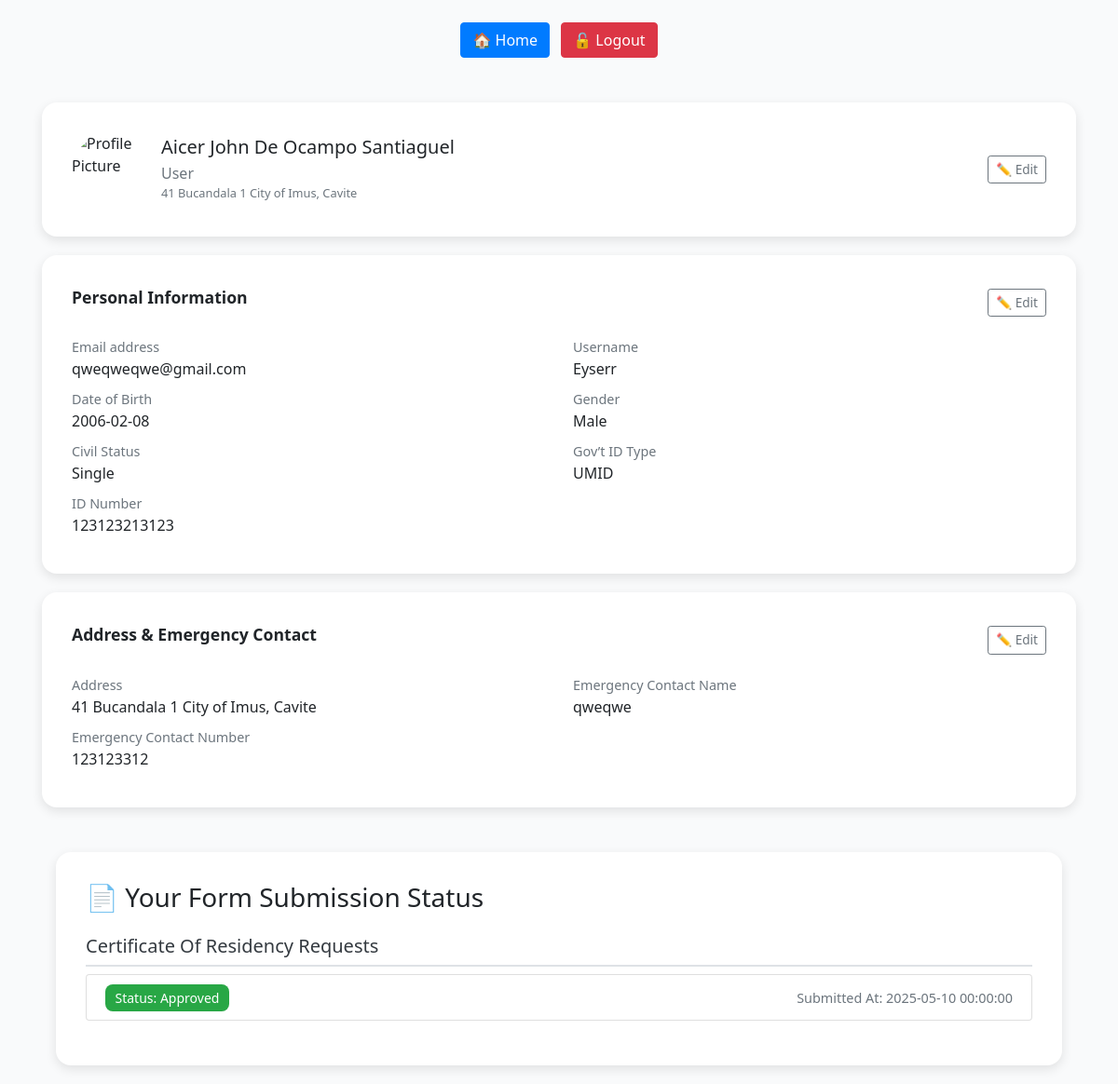
The app's page /chatbot-main/profile.php (signed in) with its own data.
### tables this page shows
CREATE TABLE `users` (
  `id` int(11) NOT NULL,
  `first_name` varchar(100) NOT NULL,
  `middle_name` varchar(100) DEFAULT NULL,
  `last_name` varchar(100) NOT NULL,
  `address` varchar(255) NOT NULL,
  `email` varchar(150) NOT NULL,
  `username` varchar(100) NOT NULL,
  `password` varchar(255) NOT NULL,
  `dob` date NOT NULL,
  `gender` enum('Male','Female') NOT NULL,
  `civil_status` enum('Single','Married','Widowed') NOT NULL,
  `government_id` varchar(100) NOT NULL,
  `id_number` varchar(100) NOT NULL,
  `emergency_contact_name` varchar(150) NOT NULL,
  `emergency_contact_number` varchar(50) NOT NULL,
  `profile_pic` varchar(255) DEFAULT NULL,
  `dependents` text DEFAULT NULL,
  `status` enum('pending','approved','rejected') NOT NULL DEFAULT 'pending',
  `created_at` timestamp NOT NULL DEFAULT current_timestamp(),
  `updated_at` timestamp NOT NULL DEFAULT current_timestamp() ON UPDATE current_timestamp(),
  `is_admin` tinyint(1) NOT NULL DEFAULT 0
);

CREATE TABLE `certificate_of_residency_requests` (
  `id` int(11) NOT NULL,
  `first_name` varchar(100) NOT NULL,
  `middle_name` varchar(100) NOT NULL,
  `last_name` varchar(100) NOT NULL,
  `date_of_birth` date NOT NULL,
  `gov_id` varchar(100) NOT NULL,
  `complete_address` varchar(255) NOT NULL,
  `proof_of_residency` varchar(255) NOT NULL,
  `purpose` varchar(255) NOT NULL,
  `shipping_method` varchar(100) NOT NULL,
  `created_at` timestamp NOT NULL DEFAULT current_timestamp(),
  `user_id` int(11) DEFAULT NULL,
  `submitted_at` datetime DEFAULT current_timestamp(),
  `status` varchar(50) NOT NULL DEFAULT 'pending',
  `cost` decimal(10,2) NOT NULL DEFAULT 20.00
);

### chatbot-main/profile.php (the view, shortened to what this page needs)
<?php
require_once('session_check.php');
$servername = "localhost";
$username = "root";
$password = "";
$dbname = "barangay_db";
try {
    $pdo = new PDO("mysql:host=$servername;dbname=$dbname;charset=utf8mb4", $username, $password);
    $pdo->setAttribute(PDO::ATTR_ERRMODE, PDO::ERRMODE_EXCEPTION);
    $stmt = $pdo->prepare("SELECT * FROM users WHERE id = ?");
    $stmt->execute([$_SESSION['user_id']]);
    $user = $stmt->fetch();
} catch (PDOException $e) {
    die("Database error: " . $e->getMessage());
}
?>
<!DOCTYPE html>
<html lang="en">
<head>
    <link href="https://cdn.jsdelivr.net/npm/bootstrap@5.3.0/dist/css/bootstrap.min.css" rel="stylesheet">
    <link rel="stylesheet" href="https://stackpath.bootstrapcdn.com/bootstrap/4.5.2/css/bootstrap.min.css">
    <link rel="stylesheet" href="css/profile.css" />
</head>
<body>
    <div class="text-center mt-4">
        <a href="index.php" class="btn btn-primary me-2">🏠 Home</a>
        <a href="login.php?action=logout" class="btn btn-danger">🔓 Logout</a>
    </div>
<div class="container mt-5">
    <div class="profile-card">
        <div class="d-flex justify-content-between align-items-center profile-header">
            <div class="d-flex align-items-center gap-3">
                <img src="<?= !empty($user['profile_pic']) ? 'uploads/' . htmlspecialchars($user['profile_pic']) : 'image/default-avatar.png'; ?>" class="profile-img" alt="Profile Picture">
                <div>
                    <h5 class="mb-1"><?= htmlspecialchars($user['first_name'] . ' ' . ($user['middle_name'] ?? '') . ' ' . $user['last_name']) ?></h5>
                    <div class="text-muted"><?= htmlspecialchars($user['role'] ?? 'User') ?></div>
                    <div class="text-muted small"><?= htmlspecialchars($user['address']) ?></div>
                </div>
            </div>
            <div class="text-end">
                <a href="edit_profile.php" class="btn btn-outline-secondary btn-sm edit-btn">✏️ Edit</a>
            </div>
        </div>
    </div>
    <div class="profile-card">
        <div class="d-flex justify-content-between align-items-center mb-3">
            <div class="section-title">Personal Information</div>
            <a href="edit_profile.php" class="btn btn-outline-secondary btn-sm edit-btn">✏️ Edit</a>
        </div>
        <div class="row">
            <div class="col-md-6 mb-2"><span class="info-label">Email address</span><br><span class="info-value"><?= htmlspecialchars($user['email']) ?></span></div>
            <div class="col-md-6 mb-2"><span class="info-label">Username</span><br><span class="info-value"><?= htmlspecialchars($user['username']) ?></span></div>
            <div class="col-md-6 mb-2"><span class="info-label">Date of Birth</span><br><span class="info-value"><?= htmlspecialchars($user['dob'] ?? '') ?></span></div>
            <div class="col-md-6 mb-2"><span class="info-label">Gender</span><br><span class="info-value"><?= htmlspecialchars($user['gender'] ?? '') ?></span></div>
            <div class="col-md-6 mb-2"><span class="info-label">Civil Status</span><br><span class="info-value"><?= htmlspecialchars($user['civil_status']) ?></span></div>
            <div class="col-md-6 mb-2"><span class="info-label">Gov’t ID Type</span><br><span class="info-value"><?= htmlspecialchars($user['government_id']) ?></span></div>
            <div class="col-md-6 mb-2"><span class="info-label">ID Number</span><br><span class="info-value"><?= htmlspecialchars($user['id_number']) ?></span></div>
        </div>
    </div>
    <div class="profile-card">
        <div class="d-flex justify-content-between align-items-center mb-3">
            <div class="section-title">Address & Emergency Contact</div>
            <a href="edit_profile.php" class="btn btn-outline-secondary btn-sm edit-btn">✏️ Edit</a>
        </div>
        <div class="row">
            <div class="col-md-6 mb-2"><span class="info-label">Address</span><br><span class="info-value"><?= htmlspecialchars($user['address']) ?></span></div>
            <div class="col-md-6 mb-2"><span class="info-label">Emergency Contact Name</span><br><span class="info-value"><?= htmlspecialchars($user['emergency_contact_name']) ?></span></div>
            <div class="col-md-6 mb-2"><span class="info-label">Emergency Contact Number</span><br><span class="info-value"><?= htmlspecialchars($user['emergency_contact_number']) ?></span></div>
        </div>
    </div>
<?php
$formTables = [
    'barangay_id_requests',
    'barangay_clearance',
    'certificate_of_indigency_requests',
    'certificate_of_residency_requests',
    'baptismal_certification_requests',
    'certificate_of_good_moral_requests',
    'cohabitation_certification_requests',
    'construction_clearance_requests',
    'first_time_job_seeker_requests',
    'late_birth_registration_requests',
    'non_residency_certification_requests',
    'no_income_certification_requests',
    'out_of_school_youth_requests',
    'solo_parent_requests',
    'unemployment_certification_requests'
];
$formStatuses = [];
foreach ($formTables as $table) {
    $columnCheckStmt = $pdo->prepare("SHOW COLUMNS FROM $table LIKE 'user_id'");
    $columnCheckStmt->execute();
    $hasUserId = $columnCheckStmt->fetch();
    if ($hasUserId) {
        $columnsStmt = $pdo->prepare("SHOW COLUMNS FROM $table");
        $columnsStmt->execute();
        $columns = $columnsStmt->fetchAll(PDO::FETCH_COLUMN);
        $statusColumn = in_array('status', $columns) ? 'status' : (in_array('request_status', $columns) ? 'request_status' : null);
        $submittedAtColumn = in_array('submitted_at', $columns) ? 'submitted_at' : (in_array('created_at', $columns) ? 'created_at' : null);
        if ($statusColumn && $submittedAtColumn) {
            $stmt = $pdo->prepare("SELECT id, $statusColumn AS status, $submittedAtColumn AS submitted_at FROM $table WHERE user_id = ? ORDER BY $submittedAtColumn DESC");
            $stmt->execute([$_SESSION['user_id']]);
            $results = $stmt->fetchAll();
            if (!empty($results)) {
                $formStatuses[$table] = $results;
            }
        }
    }
}
?>
<div class="container mt-5">
    <div class="profile-card">
        <h3 class="mb-4">📄 Your Form Submission Status</h3>
        <?php foreach ($formStatuses as $formName => $submissions): ?>
            <h5 class="form-section-title"><?php echo ucwords(str_replace('_', ' ', $formName)); ?></h5>
            <?php if (empty($submissions)): ?>
                <p class="text-muted">No submissions found.</p>
            <?php else: ?>
                <ul class="list-group mb-3">
                    <?php foreach ($submissions as $submission):
                        $status = ucfirst($submission['status'] ?? 'Pending');
                        $badgeClass = 'status-badge ';
                        switch (strtolower($status)) {
                            case 'approved':
                                $badgeClass .= 'status-approved';
                                break;
                        }
                    ?>
                        <li class="list-group-item d-flex justify-content-between align-items-center flex-column flex-sm-row">
                            <div>
                                <span class="<?php echo $badgeClass; ?>">Status: <?php echo htmlspecialchars($status); ?></span>
                            </div>
                            <div class="submitted-time mt-2 mt-sm-0">
                                Submitted At: <?php echo htmlspecialchars($submission['submitted_at']); ?>
                            </div>
                        </li>
                    <?php endforeach; ?>
                </ul>
            <?php endif; ?>
        <?php endforeach; ?>
    </div>
</div>
</body>
</html>

### chatbot-main/css/profile.css (style rules this page uses)
body { background-color: #f9fafb; font-family: 'Segoe UI', sans-serif; }
.profile-card { background: #fff; border-radius: 16px; box-shadow: 0 4px 12px rgba(0,0,0,0.05); padding: 24px; margin-bottom: 20px; }
.profile-header .profile-img { width: 80px; height: 80px; border-radius: 50%; object-fit: cover; }
.section-title { font-weight: 600; font-size: 1.1rem; margin-bottom: 12px; }
.info-label { font-weight: 500; font-size: 0.9rem; color: #6c757d; }
.info-value { font-size: 1rem; font-weight: 500; }
.edit-btn { font-size: 0.85rem; }
.profile-card { background: #ffffff; border-radius: 1rem; padding: 2rem; box-shadow: 0 4px 12px rgba(0, 0, 0, 0.1); transition: all 0.3s ease; }
.form-section-title { border-bottom: 2px solid #dee2e6; padding-bottom: 0.5rem; margin-top: 1.5rem; color: #343a40; }
.status-badge { font-size: 0.875rem; padding: 0.35em 0.75em; border-radius: 0.5rem; font-weight: 500; }
.status-approved { background-color: #28a745; color: #fff; }
.submitted-time { color: #6c757d; font-size: 0.9rem; }

### records on screen
users: first_name+middle_name+last_name "Aicer John De Ocampo Santiaguel", address "41 Bucandala 1 City of Imus, Cavite", email "qweqweqwe@gmail.com", username "Eyserr", dob "2006-02-08", gender "Male", civil_status "Single", government "UMID", id_number "123123213123", emergency_contact_name "qweqwe", emergency_contact_number "123123312"
certificate_of_residency_requests: status "Approved", submitted_at "2025-05-10 00:00:00"

### other values on screen
$user['role'] "User"
str_replace('_', ' ', $formName) "Certificate Of Residency Requests"
